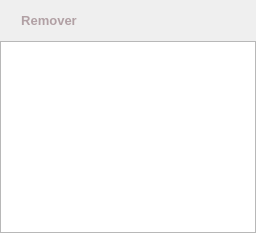
             <widget class="QWidget" name="tab_tabela">
              <property name="enabled">
               <bool>true</bool>
              </property>
              <property name="sizePolicy">
               <sizepolicy hsizetype="Expanding" vsizetype="Expanding">
                <horstretch>0</horstretch>
                <verstretch>0</verstretch>
               </sizepolicy>
              </property>
              <property name="minimumSize">
               <size>
                <width>0</width>
                <height>0</height>
               </size>
              </property>
              <property name="maximumSize">
               <size>
                <width>16777215</width>
                <height>16777215</height>
               </size>
              </property>
              <property name="sizeIncrement">
               <size>
                <width>0</width>
                <height>0</height>
               </size>
              </property>
              <attribute name="title">
               <string>Linhas</string>
              </attribute>
              <layout class="QHBoxLayout" name="horizontalLayout_5">
               <property name="spacing">
                <number>0</number>
               </property>
               <property name="leftMargin">
                <number>0</number>
               </property>
               <property name="topMargin">
                <number>0</number>
               </property>
               <property name="rightMargin">
                <number>0</number>
               </property>
               <property name="bottomMargin">
                <number>0</number>
               </property>
               <item>
                <widget class="QWidget" name="widget_tabela" native="true">
                 <property name="autoFillBackground">
                  <bool>false</bool>
                 </property>
                 <layout class="QGridLayout" name="gridLayout_5">
                  <property name="leftMargin">
                   <number>0</number>
                  </property>
                  <property name="topMargin">
                   <number>0</number>
                  </property>
                  <property name="rightMargin">
                   <number>0</number>
                  </property>
                  <property name="bottomMargin">
                   <number>0</number>
                  </property>
                  <property name="verticalSpacing">
                   <number>0</number>
                  </property>
                  <item row="1" column="0">
                   <widget class="QTableWidget" name="tableWidget_items">
                    <property name="contextMenuPolicy">
                     <enum>Qt::CustomContextMenu</enum>
                    </property>
                    <property name="lineWidth">
                     <number>1</number>
                    </property>
                    <property name="autoScrollMargin">
                     <number>17</number>
                    </property>
                    <property name="editTriggers">
                     <set>QAbstractItemView::NoEditTriggers</set>
                    </property>
                    <property name="showDropIndicator" stdset="0">
                     <bool>false</bool>
                    </property>
                    <property name="dragEnabled">
                     <bool>false</bool>
                    </property>
                    <property name="alternatingRowColors">
                     <bool>true</bool>
                    </property>
                    <property name="selectionMode">
                     <enum>QAbstractItemView::SingleSelection</enum>
                    </property>
                    <property name="selectionBehavior">
                     <enum>QAbstractItemView::SelectRows</enum>
                    </property>
                    <property name="showGrid">
                     <bool>true</bool>
                    </property>
                    <property name="sortingEnabled">
                     <bool>true</bool>
                    </property>
                    <property name="wordWrap">
                     <bool>false</bool>
                    </property>
                    <property name="rowCount">
                     <number>0</number>
                    </property>
                    <property name="columnCount">
                     <number>0</number>
                    </property>
                    <attribute name="horizontalHeaderVisible">
                     <bool>false</bool>
                    </attribute>
                    <attribute name="horizontalHeaderCascadingSectionResizes">
                     <bool>false</bool>
                    </attribute>
                    <attribute name="horizontalHeaderHighlightSections">
                     <bool>false</bool>
                    </attribute>
                    <attribute name="horizontalHeaderShowSortIndicator" stdset="0">
                     <bool>true</bool>
                    </attribute>
                    <attribute name="horizontalHeaderStretchLastSection">
                     <bool>true</bool>
                    </attribute>
                    <attribute name="verticalHeaderVisible">
                     <bool>false</bool>
                    </attribute>
                    <attribute name="verticalHeaderHighlightSections">
                     <bool>false</bool>
                    </attribute>
                   </widget>
                  </item>
                  <item row="0" column="0">
                   <widget class="QWidget" name="horizontalWidget_botoes_tabela" native="true">
                    <property name="layoutDirection">
                     <enum>Qt::LeftToRight</enum>
                    </property>
                    <layout class="QHBoxLayout" name="horizontalLayout_6">
                     <item>
                      <widget class="QPushButton" name="pushButton_remover_item">
                       <property name="maximumSize">
                        <size>
                         <width>100</width>
                         <height>16777215</height>
                        </size>
                       </property>
                       <property name="palette">
                        <palette>
                         <active>
                          <colorrole role="WindowText">
                           <brush brushstyle="SolidPattern">
                            <color alpha="255">
                             <red>0</red>
                             <green>0</green>
                             <blue>0</blue>
                            </color>
                           </brush>
                          </colorrole>
                          <colorrole role="Button">
                           <brush brushstyle="SolidPattern">
                            <color alpha="255">
                             <red>170</red>
                             <green>0</green>
                             <blue>0</blue>
                            </color>
                           </brush>
                          </colorrole>
                          <colorrole role="Light">
                           <brush brushstyle="SolidPattern">
                            <color alpha="255">
                             <red>255</red>
                             <green>0</green>
                             <blue>0</blue>
                            </color>
                           </brush>
                          </colorrole>
                          <colorrole role="Midlight">
                           <brush brushstyle="SolidPattern">
                            <color alpha="255">
                             <red>212</red>
                             <green>0</green>
                             <blue>0</blue>
                            </color>
                           </brush>
                          </colorrole>
                          <colorrole role="Dark">
                           <brush brushstyle="SolidPattern">
                            <color alpha="255">
                             <red>85</red>
                             <green>0</green>
                             <blue>0</blue>
                            </color>
                           </brush>
                          </colorrole>
                          <colorrole role="Mid">
                           <brush brushstyle="SolidPattern">
                            <color alpha="255">
                             <red>113</red>
                             <green>0</green>
                             <blue>0</blue>
                            </color>
                           </brush>
                          </colorrole>
                          <colorrole role="Text">
                           <brush brushstyle="SolidPattern">
                            <color alpha="255">
                             <red>170</red>
                             <green>24</green>
                             <blue>95</blue>
                            </color>
                           </brush>
                          </colorrole>
                          <colorrole role="BrightText">
                           <brush brushstyle="SolidPattern">
                            <color alpha="255">
                             <red>255</red>
                             <green>255</green>
                             <blue>255</blue>
                            </color>
                           </brush>
                          </colorrole>
                          <colorrole role="ButtonText">
                           <brush brushstyle="SolidPattern">
                            <color alpha="255">
                             <red>177</red>
                             <green>32</green>
                             <blue>39</blue>
                            </color>
                           </brush>
                          </colorrole>
                          <colorrole role="Base">
                           <brush brushstyle="SolidPattern">
                            <color alpha="255">
                             <red>255</red>
                             <green>255</green>
                             <blue>255</blue>
                            </color>
                           </brush>
                          </colorrole>
                          <colorrole role="Window">
                           <brush brushstyle="SolidPattern">
                            <color alpha="255">
                             <red>170</red>
                             <green>0</green>
                             <blue>0</blue>
                            </color>
                           </brush>
                          </colorrole>
                          <colorrole role="Shadow">
                           <brush brushstyle="SolidPattern">
                            <color alpha="255">
                             <red>0</red>
                             <green>0</green>
                             <blue>0</blue>
                            </color>
                           </brush>
                          </colorrole>
                          <colorrole role="AlternateBase">
                           <brush brushstyle="SolidPattern">
                            <color alpha="255">
                             <red>212</red>
                             <green>127</green>
                             <blue>127</blue>
                            </color>
                           </brush>
                          </colorrole>
                          <colorrole role="ToolTipBase">
                           <brush brushstyle="SolidPattern">
                            <color alpha="255">
                             <red>255</red>
                             <green>255</green>
                             <blue>220</blue>
                            </color>
                           </brush>
                          </colorrole>
                          <colorrole role="ToolTipText">
                           <brush brushstyle="SolidPattern">
                            <color alpha="255">
                             <red>0</red>
                             <green>0</green>
                             <blue>0</blue>
                            </color>
                           </brush>
                          </colorrole>
                          <colorrole role="PlaceholderText">
                           <brush brushstyle="SolidPattern">
                            <color alpha="128">
                             <red>170</red>
                             <green>24</green>
                             <blue>95</blue>
                            </color>
                           </brush>
                          </colorrole>
                         </active>
                         <inactive>
                          <colorrole role="WindowText">
                           <brush brushstyle="SolidPattern">
                            <color alpha="255">
                             <red>0</red>
                             <green>0</green>
                             <blue>0</blue>
                            </color>
                           </brush>
                          </colorrole>
                          <colorrole role="Button">
                           <brush brushstyle="SolidPattern">
                            <color alpha="255">
                             <red>170</red>
                             <green>0</green>
                             <blue>0</blue>
                            </color>
                           </brush>
                          </colorrole>
                          <colorrole role="Light">
                           <brush brushstyle="SolidPattern">
                            <color alpha="255">
                             <red>255</red>
                             <green>0</green>
                             <blue>0</blue>
                            </color>
                           </brush>
                          </colorrole>
                          <colorrole role="Midlight">
                           <brush brushstyle="SolidPattern">
                            <color alpha="255">
                             <red>212</red>
                             <green>0</green>
                             <blue>0</blue>
                            </color>
                           </brush>
                          </colorrole>
                          <colorrole role="Dark">
                           <brush brushstyle="SolidPattern">
                            <color alpha="255">
                             <red>85</red>
                             <green>0</green>
                             <blue>0</blue>
                            </color>
                           </brush>
                          </colorrole>
                          <colorrole role="Mid">
                           <brush brushstyle="SolidPattern">
                            <color alpha="255">
                             <red>113</red>
                             <green>0</green>
                             <blue>0</blue>
                            </color>
                           </brush>
                          </colorrole>
                          <colorrole role="Text">
                           <brush brushstyle="SolidPattern">
                            <color alpha="255">
                             <red>170</red>
                             <green>24</green>
                             <blue>95</blue>
                            </color>
                           </brush>
                          </colorrole>
                          <colorrole role="BrightText">
                           <brush brushstyle="SolidPattern">
                            <color alpha="255">
                             <red>255</red>
                             <green>255</green>
                             <blue>255</blue>
                            </color>
                           </brush>
                          </colorrole>
                          <colorrole role="ButtonText">
                           <brush brushstyle="SolidPattern">
                            <color alpha="255">
                             <red>177</red>
                             <green>160</green>
                             <blue>164</blue>
                            </color>
                           </brush>
                          </colorrole>
                          <colorrole role="Base">
                           <brush brushstyle="SolidPattern">
                            <color alpha="255">
                             <red>255</red>
                             <green>255</green>
                             <blue>255</blue>
                            </color>
                           </brush>
                          </colorrole>
                          <colorrole role="Window">
                           <brush brushstyle="SolidPattern">
                            <color alpha="255">
                             <red>170</red>
                             <green>0</green>
                             <blue>0</blue>
                            </color>
                           </brush>
                          </colorrole>
                          <colorrole role="Shadow">
                           <brush brushstyle="SolidPattern">
                            <color alpha="255">
                             <red>0</red>
                             <green>0</green>
                             <blue>0</blue>
                            </color>
                           </brush>
                          </colorrole>
                          <colorrole role="AlternateBase">
                           <brush brushstyle="SolidPattern">
                            <color alpha="255">
                             <red>212</red>
                             <green>127</green>
                             <blue>127</blue>
                            </color>
                           </brush>
                          </colorrole>
                          <colorrole role="ToolTipBase">
                           <brush brushstyle="SolidPattern">
                            <color alpha="255">
                             <red>255</red>
                             <green>255</green>
                             <blue>220</blue>
                            </color>
                           </brush>
                          </colorrole>
                          <colorrole role="ToolTipText">
                           <brush brushstyle="SolidPattern">
                            <color alpha="255">
                             <red>0</red>
                             <green>0</green>
                             <blue>0</blue>
                            </color>
                           </brush>
                          </colorrole>
                          <colorrole role="PlaceholderText">
                           <brush brushstyle="SolidPattern">
                            <color alpha="128">
                             <red>170</red>
                             <green>24</green>
                             <blue>95</blue>
                            </color>
                           </brush>
                          </colorrole>
                         </inactive>
                         <disabled>
                          <colorrole role="WindowText">
                           <brush brushstyle="SolidPattern">
                            <color alpha="255">
                             <red>85</red>
                             <green>0</green>
                             <blue>0</blue>
                            </color>
                           </brush>
                          </colorrole>
                          <colorrole role="Button">
                           <brush brushstyle="SolidPattern">
                            <color alpha="255">
                             <red>170</red>
                             <green>0</green>
                             <blue>0</blue>
                            </color>
                           </brush>
                          </colorrole>
                          <colorrole role="Light">
                           <brush brushstyle="SolidPattern">
                            <color alpha="255">
                             <red>255</red>
                             <green>0</green>
                             <blue>0</blue>
                            </color>
                           </brush>
                          </colorrole>
                          <colorrole role="Midlight">
                           <brush brushstyle="SolidPattern">
                            <color alpha="255">
                             <red>212</red>
                             <green>0</green>
                             <blue>0</blue>
                            </color>
                           </brush>
                          </colorrole>
                          <colorrole role="Dark">
                           <brush brushstyle="SolidPattern">
                            <color alpha="255">
                             <red>85</red>
                             <green>0</green>
                             <blue>0</blue>
                            </color>
                           </brush>
                          </colorrole>
                          <colorrole role="Mid">
                           <brush brushstyle="SolidPattern">
                            <color alpha="255">
                             <red>113</red>
                             <green>0</green>
                             <blue>0</blue>
                            </color>
                           </brush>
                          </colorrole>
                          <colorrole role="Text">
                           <brush brushstyle="SolidPattern">
                            <color alpha="255">
                             <red>85</red>
                             <green>0</green>
                             <blue>0</blue>
                            </color>
                           </brush>
                          </colorrole>
                          <colorrole role="BrightText">
                           <brush brushstyle="SolidPattern">
                            <color alpha="255">
                             <red>255</red>
                             <green>255</green>
                             <blue>255</blue>
                            </color>
                           </brush>
                          </colorrole>
                          <colorrole role="ButtonText">
                           <brush brushstyle="SolidPattern">
                            <color alpha="255">
                             <red>0</red>
                             <green>0</green>
                             <blue>0</blue>
                            </color>
                           </brush>
                          </colorrole>
                          <colorrole role="Base">
                           <brush brushstyle="SolidPattern">
                            <color alpha="255">
                             <red>170</red>
                             <green>0</green>
                             <blue>0</blue>
                            </color>
                           </brush>
                          </colorrole>
                          <colorrole role="Window">
                           <brush brushstyle="SolidPattern">
                            <color alpha="255">
                             <red>170</red>
                             <green>0</green>
                             <blue>0</blue>
                            </color>
                           </brush>
                          </colorrole>
                          <colorrole role="Shadow">
                           <brush brushstyle="SolidPattern">
                            <color alpha="255">
                             <red>0</red>
                             <green>0</green>
                             <blue>0</blue>
                            </color>
                           </brush>
                          </colorrole>
                          <colorrole role="AlternateBase">
                           <brush brushstyle="SolidPattern">
                            <color alpha="255">
                             <red>170</red>
                             <green>0</green>
                             <blue>0</blue>
                            </color>
                           </brush>
                          </colorrole>
                          <colorrole role="ToolTipBase">
                           <brush brushstyle="SolidPattern">
                            <color alpha="255">
                             <red>255</red>
                             <green>255</green>
                             <blue>220</blue>
                            </color>
                           </brush>
                          </colorrole>
                          <colorrole role="ToolTipText">
                           <brush brushstyle="SolidPattern">
                            <color alpha="255">
                             <red>0</red>
                             <green>0</green>
                             <blue>0</blue>
                            </color>
                           </brush>
                          </colorrole>
                          <colorrole role="PlaceholderText">
                           <brush brushstyle="SolidPattern">
                            <color alpha="128">
                             <red>0</red>
                             <green>0</green>
                             <blue>0</blue>
                            </color>
                           </brush>
                          </colorrole>
                         </disabled>
                        </palette>
                       </property>
                       <property name="font">
                        <font>
                         <family>Segoe UI</family>
                         <pointsize>10</pointsize>
                         <weight>75</weight>
                         <italic>false</italic>
                         <bold>true</bold>
                         <underline>false</underline>
                         <strikeout>false</strikeout>
                         <kerning>true</kerning>
                        </font>
                       </property>
                       <property name="text">
                        <string>Remover</string>
                       </property>
                       <property name="checkable">
                        <bool>false</bool>
                       </property>
                       <property name="flat">
                        <bool>true</bool>
                       </property>
                      </widget>
                     </item>
                     <item>
                      <spacer name="horizontalSpacer_4">
                       <property name="orientation">
                        <enum>Qt::Horizontal</enum>
                       </property>
                       <property name="sizeHint" stdset="0">
                        <size>
                         <width>40</width>
                         <height>20</height>
                        </size>
                       </property>
                      </spacer>
                     </item>
                    </layout>
                   </widget>
                  </item>
                 </layout>
                </widget>
               </item>
              </layout>
             </widget>
